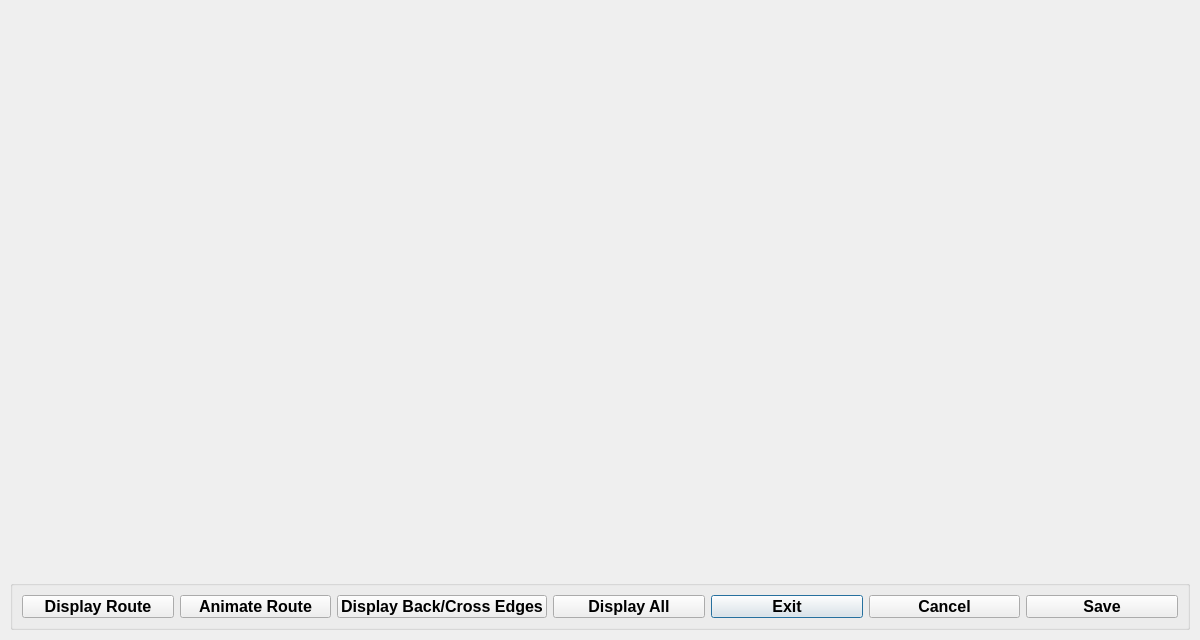
<?xml version="1.0" encoding="UTF-8"?>
<ui version="4.0">
 <class>mapdisp</class>
 <widget class="QWidget" name="mapdisp">
  <property name="geometry">
   <rect>
    <x>0</x>
    <y>0</y>
    <width>1200</width>
    <height>640</height>
   </rect>
  </property>
  <property name="minimumSize">
   <size>
    <width>1200</width>
    <height>640</height>
   </size>
  </property>
  <property name="font">
   <font>
    <pointsize>12</pointsize>
   </font>
  </property>
  <property name="windowTitle">
   <string>Map</string>
  </property>
  <widget class="QGroupBox" name="groupBox">
   <property name="geometry">
    <rect>
     <x>10</x>
     <y>580</y>
     <width>1180</width>
     <height>50</height>
    </rect>
   </property>
   <property name="minimumSize">
    <size>
     <width>1180</width>
     <height>50</height>
    </size>
   </property>
   <property name="title">
    <string/>
   </property>
   <layout class="QHBoxLayout" name="horizontalLayout">
    <item>
     <widget class="QPushButton" name="pb_route">
      <property name="font">
       <font>
        <pointsize>12</pointsize>
        <bold>true</bold>
       </font>
      </property>
      <property name="text">
       <string>Display Route</string>
      </property>
     </widget>
    </item>
    <item>
     <widget class="QPushButton" name="pb_animate">
      <property name="font">
       <font>
        <pointsize>12</pointsize>
        <bold>true</bold>
       </font>
      </property>
      <property name="text">
       <string>Animate Route</string>
      </property>
     </widget>
    </item>
    <item>
     <widget class="QPushButton" name="pb_backedges">
      <property name="font">
       <font>
        <pointsize>12</pointsize>
        <bold>true</bold>
       </font>
      </property>
      <property name="text">
       <string>Display Back/Cross Edges</string>
      </property>
     </widget>
    </item>
    <item>
     <widget class="QPushButton" name="pb_all">
      <property name="font">
       <font>
        <pointsize>12</pointsize>
        <bold>true</bold>
       </font>
      </property>
      <property name="text">
       <string>Display All</string>
      </property>
     </widget>
    </item>
    <item>
     <widget class="QPushButton" name="pb_exit">
      <property name="font">
       <font>
        <pointsize>12</pointsize>
        <bold>true</bold>
       </font>
      </property>
      <property name="text">
       <string>Exit</string>
      </property>
      <property name="icon">
       <iconset theme="QIcon::ThemeIcon::ApplicationExit"/>
      </property>
      <property name="default">
       <bool>true</bool>
      </property>
     </widget>
    </item>
    <item>
     <widget class="QPushButton" name="pb_cancel">
      <property name="font">
       <font>
        <pointsize>12</pointsize>
        <bold>true</bold>
       </font>
      </property>
      <property name="text">
       <string>Cancel</string>
      </property>
     </widget>
    </item>
    <item>
     <widget class="QPushButton" name="pb_save">
      <property name="font">
       <font>
        <pointsize>12</pointsize>
        <bold>true</bold>
       </font>
      </property>
      <property name="text">
       <string>Save</string>
      </property>
     </widget>
    </item>
   </layout>
  </widget>
  <widget class="QLabel" name="label">
   <property name="geometry">
    <rect>
     <x>10</x>
     <y>10</y>
     <width>1180</width>
     <height>570</height>
    </rect>
   </property>
   <property name="minimumSize">
    <size>
     <width>1180</width>
     <height>570</height>
    </size>
   </property>
   <property name="maximumSize">
    <size>
     <width>1180</width>
     <height>570</height>
    </size>
   </property>
   <property name="autoFillBackground">
    <bool>false</bool>
   </property>
   <property name="frameShape">
    <enum>QFrame::Shape::NoFrame</enum>
   </property>
   <property name="textFormat">
    <enum>Qt::TextFormat::PlainText</enum>
   </property>
   <property name="pixmap">
    <pixmap resource="logos.qrc">:/logos/usa-map.png</pixmap>
   </property>
   <property name="scaledContents">
    <bool>true</bool>
   </property>
   <property name="alignment">
    <set>Qt::AlignmentFlag::AlignLeading|Qt::AlignmentFlag::AlignLeft|Qt::AlignmentFlag::AlignTop</set>
   </property>
   <property name="wordWrap">
    <bool>false</bool>
   </property>
  </widget>
 </widget>
 <resources>
  <include location="logos.qrc"/>
 </resources>
 <connections/>
</ui>
